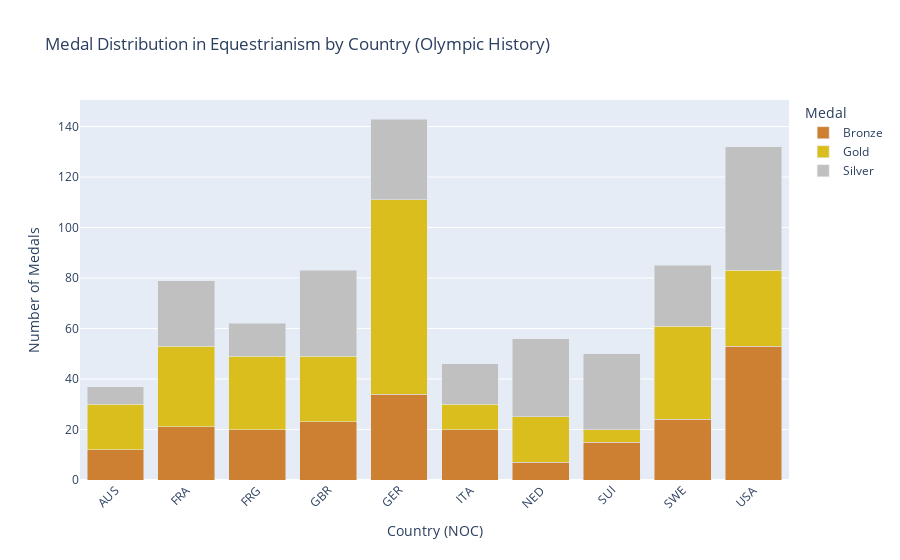

Here is the notebook cell this chart was saved with:
### Code cell
fig = Functions.medal_distribution(olympics, sport='Equestrianism')
fig.show()

### Figure 1 — Plotly figure (JSON) as saved in the notebook; plotly's stock layout.template omitted (floating-point values rounded to 4 significant figures)
{"data": [{"hovertemplate": "Medal=Bronze<br>Country (NOC)=%{x}<br>Number of Medals=%{y}<extra></extra>", "legendgroup": "Bronze", "marker": {"color": "#CD7F32", "pattern": {"shape": ""}}, "name": "Bronze", "orientation": "v", "showlegend": true, "textposition": "auto", "type": "bar", "x": ["AUS", "FRA", "FRG", "GBR", "GER", "ITA", "NED", "SUI", "SWE", "USA"], "xaxis": "x", "y": [12, 21, 20, 23, 34, 20, 7, 15, 24, 53], "yaxis": "y"}, {"hovertemplate": "Medal=Gold<br>Country (NOC)=%{x}<br>Number of Medals=%{y}<extra></extra>", "legendgroup": "Gold", "marker": {"color": "#DABE1E", "pattern": {"shape": ""}}, "name": "Gold", "orientation": "v", "showlegend": true, "textposition": "auto", "type": "bar", "x": ["AUS", "FRA", "FRG", "GBR", "GER", "ITA", "NED", "SUI", "SWE", "USA"], "xaxis": "x", "y": [18, 32, 29, 26, 77, 10, 18, 5, 37, 30], "yaxis": "y"}, {"hovertemplate": "Medal=Silver<br>Country (NOC)=%{x}<br>Number of Medals=%{y}<extra></extra>", "legendgroup": "Silver", "marker": {"color": "#C0C0C0", "pattern": {"shape": ""}}, "name": "Silver", "orientation": "v", "showlegend": true, "textposition": "auto", "type": "bar", "x": ["AUS", "FRA", "FRG", "GBR", "GER", "ITA", "NED", "SUI", "SWE", "USA"], "xaxis": "x", "y": [7, 26, 13, 34, 32, 16, 31, 30, 24, 49], "yaxis": "y"}], "layout": {"barmode": "stack", "legend": {"title": {"text": "Medal"}, "tracegroupgap": 0}, "title": {"text": "Medal Distribution in Equestrianism by Country (Olympic History)"}, "xaxis": {"anchor": "y", "domain": [0, 1], "tickangle": -45, "title": {"text": "Country (NOC)"}}, "yaxis": {"anchor": "x", "domain": [0, 1], "title": {"text": "Number of Medals"}}}}
